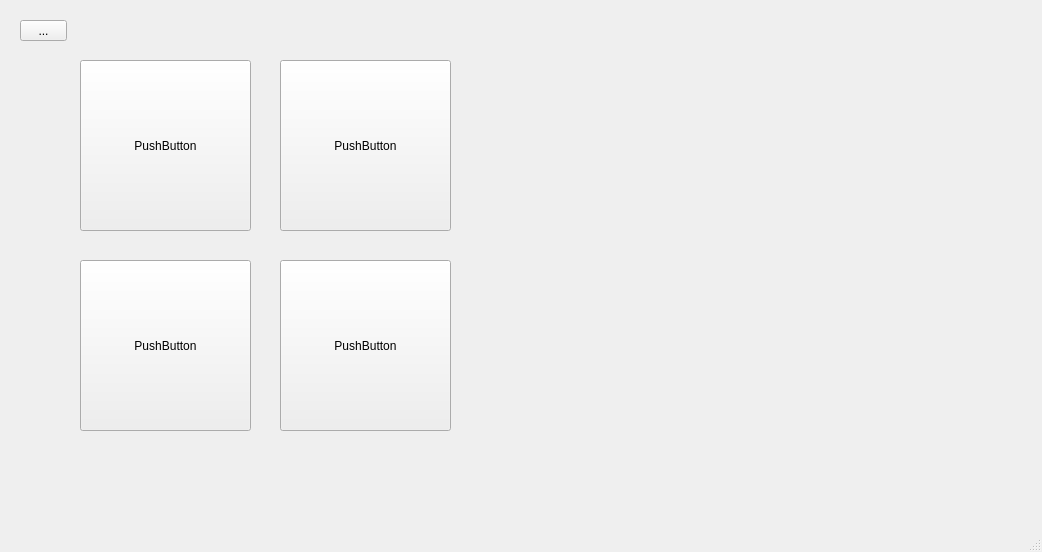
<?xml version="1.0" encoding="UTF-8"?>
<ui version="4.0">
 <class>MainWindow</class>
 <widget class="QMainWindow" name="MainWindow">
  <property name="geometry">
   <rect>
    <x>0</x>
    <y>0</y>
    <width>1042</width>
    <height>552</height>
   </rect>
  </property>
  <property name="windowTitle">
   <string>MainWindow</string>
  </property>
  <widget class="QWidget" name="centralwidget">
   <widget class="QPushButton" name="pushButton">
    <property name="geometry">
     <rect>
      <x>80</x>
      <y>60</y>
      <width>171</width>
      <height>171</height>
     </rect>
    </property>
    <property name="text">
     <string>PushButton</string>
    </property>
   </widget>
   <widget class="QPushButton" name="pushButton_2">
    <property name="geometry">
     <rect>
      <x>80</x>
      <y>260</y>
      <width>171</width>
      <height>171</height>
     </rect>
    </property>
    <property name="text">
     <string>PushButton</string>
    </property>
   </widget>
   <widget class="QPushButton" name="pushButton_3">
    <property name="geometry">
     <rect>
      <x>280</x>
      <y>60</y>
      <width>171</width>
      <height>171</height>
     </rect>
    </property>
    <property name="text">
     <string>PushButton</string>
    </property>
   </widget>
   <widget class="QPushButton" name="pushButton_4">
    <property name="geometry">
     <rect>
      <x>280</x>
      <y>260</y>
      <width>171</width>
      <height>171</height>
     </rect>
    </property>
    <property name="text">
     <string>PushButton</string>
    </property>
   </widget>
   <widget class="QToolButton" name="toolButton">
    <property name="geometry">
     <rect>
      <x>20</x>
      <y>20</y>
      <width>47</width>
      <height>21</height>
     </rect>
    </property>
    <property name="text">
     <string>...</string>
    </property>
   </widget>
  </widget>
  <widget class="QMenuBar" name="menubar">
   <property name="geometry">
    <rect>
     <x>0</x>
     <y>0</y>
     <width>1042</width>
     <height>26</height>
    </rect>
   </property>
  </widget>
  <widget class="QStatusBar" name="statusbar"/>
 </widget>
 <resources/>
 <connections/>
</ui>
